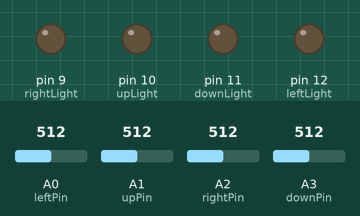
Simulated run of this sketch. Board: Arduino Leonardo, built with avr-gcc and run on an emulated ATmega32U4. Shown: output pins drawn as LEDs (lit = HIGH). The test bench sets the inputs (shaded band); at power-on: A0 (leftPin) = 512, A1 (upPin) = 512, A2 (rightPin) = 512, A3 (downPin) = 512. USB keyboard and mouse output is not drawn; what the sketch prints to the serial monitor is not drawn.

Above: at 2.7 s.
2.8 s: A0 (leftPin) set to 812
4.3 s: A0 (leftPin) set to 833
At 4.6 s:
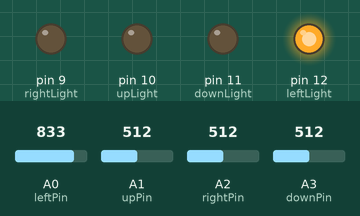
5.8 s: A1 (upPin) set to 813
7.3 s: A1 (upPin) set to 836
At 8.2 s:
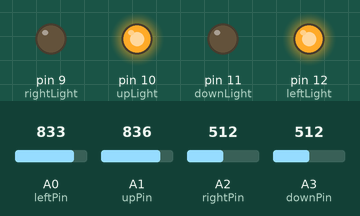
8.8 s: A2 (rightPin) set to 811
10.3 s: A2 (rightPin) set to 834
At 11.6 s:
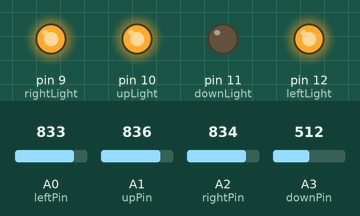
Timing chart, 0 to 12.8 s (numbered marks = the images above; inputs shaded):
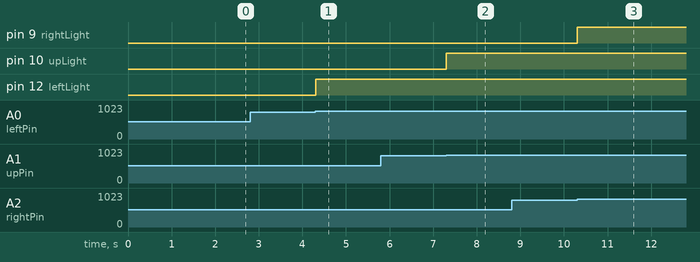

Measured:
- the behaviour switches between 821 and 822 on A0 (leftPin) (found by bisection; images 0 and 1)
- the behaviour switches between 821 and 822 on A1 (upPin) (found by bisection; images 1 and 2)
- the behaviour switches between 821 and 822 on A2 (rightPin) (found by bisection; images 2 and 3)
- after the input at 4.3 s, pin 12 (leftLight): LOW → HIGH at once
- after the input at 7.3 s, pin 10 (upLight): LOW → HIGH at once
- after the input at 10.3 s, pin 9 (rightLight): LOW → HIGH at once

The sketch:

travel_pad.ino
```cpp
#include <Keyboard.h>

float leftSum = 0;
float downSum = 0;
float upSum = 0;
float rightSum = 0;
float leftThreshold, downThreshold, upThreshold, rightThreshold;

const byte leftPin = A0;
const byte downPin = A3;
const byte upPin = A1;
const byte rightPin = A2;
const byte leftLight = 12;
const byte downLight = 11;
const byte upLight = 10;
const byte rightLight = 9;

void setup() {
  Serial.begin(9600);
  pinMode(leftPin,INPUT);
  pinMode(downPin,INPUT);
  pinMode(upPin,INPUT);
  pinMode(rightPin,INPUT);
  pinMode(leftLight, OUTPUT);
  pinMode(downLight, OUTPUT);
  pinMode(upLight, OUTPUT);
  pinMode(rightLight, OUTPUT);
  Keyboard.begin();
//  digitalWrite(13, LOW);

  delay(1000);
  for (int i = 0; i < 1000; i++){
    leftSum += analogRead(leftPin) * (3.3 / 1023.0);
    downSum += analogRead(downPin) * (3.3 / 1023.0);
    upSum += analogRead(upPin) * (3.3 / 1023.0);
    rightSum += analogRead(rightPin) * (3.3 / 1023.0);
  }
  leftThreshold = leftSum/1000.0 + 1;
  downThreshold = downSum/1000.0 + 1;
  upThreshold = upSum/1000.0 + 1;
  rightThreshold = rightSum/1000.0 + 1;
}

bool leftHeld = false;
bool downHeld = false;
bool upHeld = false;
bool rightHeld = false;

void loop() {
  float left = analogRead(leftPin) * (3.3 / 1023.0);
  float down = analogRead(downPin) * (3.3 / 1023.0);
  float up = analogRead(upPin) * (3.3 / 1023.0);
  float right = analogRead(rightPin) * (3.3 / 1023.0);

//  Serial.println(leftThreshold);
//  Serial.println(downThreshold);
//  Serial.println(upThreshold);
//  Serial.println(rightThreshold);
  Serial.println(left);
  Serial.println(down);
  Serial.println(up);
  Serial.println(right);
//  delay(1000);
//  Serial.println(down);
// to do: write some auto-calibration

  if (leftHeld) {
    if (left < leftThreshold){ // was 1.2
      Keyboard.release(216);
      leftHeld = false;
      Serial.println("left release");
      digitalWrite(leftLight, LOW);
    }
  } else if (left > leftThreshold){
    leftHeld = true;
    Keyboard.press(216);
    Serial.println("left");
    digitalWrite(leftLight, HIGH);
  }

  if (downHeld) {
    if (down < downThreshold){ // was 1.55
      Keyboard.release(217);
      downHeld = false;
      Serial.println("down release");
      digitalWrite(downLight, LOW);
    }
  } else if (down > downThreshold){
    downHeld = true;
    Keyboard.press(217);
    Serial.println("down");
    digitalWrite(downLight, HIGH);
  }

  if (upHeld) {
    if (up < upThreshold){ // was 1.0
      Keyboard.release(218);
      upHeld = false;
      Serial.println("up release");
      digitalWrite(upLight, LOW);
    }
  } else if (up > upThreshold){
    upHeld = true;
    Keyboard.press(218);
    Serial.println("up");
    digitalWrite(upLight, HIGH);
  }

  if (rightHeld) {
    if (right < rightThreshold){ // was 1.13
      Keyboard.release(215);
      rightHeld = false;
      Serial.println("right release");
      digitalWrite(rightLight, LOW);
    }
  } else if (right > rightThreshold){
    rightHeld = true;
    Keyboard.press(215);
    Serial.println("right");
    digitalWrite(rightLight, HIGH);
  }

  delay(5);
}
```
